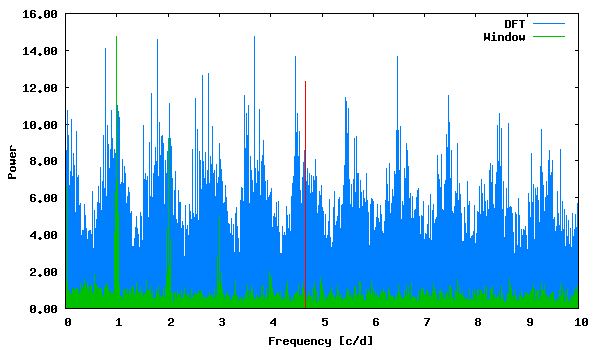

Source code (gnuplot):
set term png size 600,350 medium
set colors classic
set output "phase_lc_18.deeming.png"
set xlabel "Frequency [c/d]"
set ylabel "Power"
set format y "%5.2f"
plot "deeming.periodogram" using 1:2 with lines linecolor 3 title "DFT", "deeming.periodogram" using 1:3 with lines linecolor 2 title "Window", "<echo '4.681088 12.32549585'" with impulses linecolor 1 title ""
 
